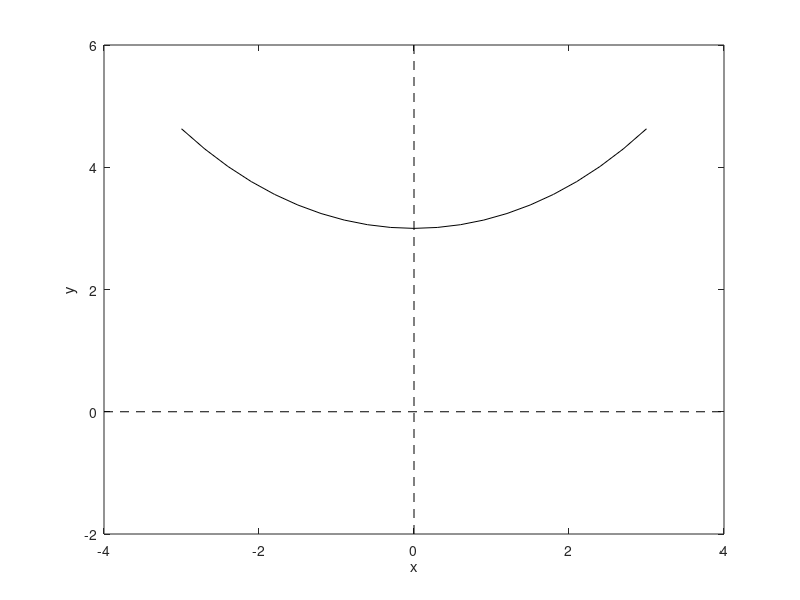

Here is the MATLAB script that generated this plot:
% 例程 4.8 悬链线
%  悬链线绘制
t = -1: 0.1: 1;
K1 = 3;
K2 = 0;
x = (K1*t) + K2; 
y = K1*cosh(t);
%  绘图展示
plot([-4, 4], [0, 0], 'k--');
hold on;
plot([0, 0], [-2, 6], 'k--');
plot(x, y, 'k');
xlabel('x');  ylabel ('y');
